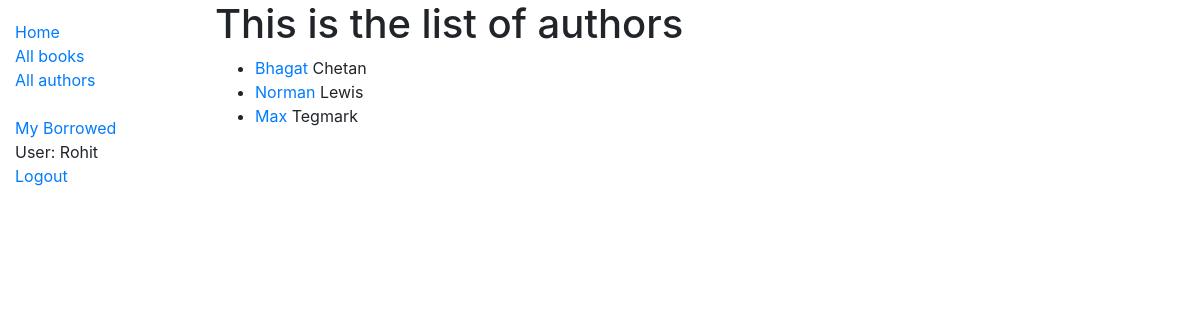
/catalog/authors/ (signed in), run on the app's committed database.
### catalog/models.py (models this page shows, shortened)
class Author(models.Model):
    first_name = models.CharField(max_length=100)
    last_name = models.CharField(max_length=100)
    date_of_birth = models.DateField(null=True, blank=True)
    date_of_death = models.DateField('died', null=True, blank=True)
    class Meta:
        ordering = ['last_name', 'first_name']
    def get_absolute_url(self):
        return reverse('author-detail', args=[str(self.id)])

### catalog/views.py (the view)
# urls.py: path('authors/',views.AuthorListView.as_view(),name='author'),
class AuthorListView(LoginRequiredMixin, generic.ListView):
    model = Author
    template_name = 'author_list.html'

### catalog/templates/author_list.html (shortened to what this page needs)
{% extends "base_generic.html" %}
{% block content %}
    <h1> This is the list of authors </h1>
    {% if author_list %}
        <ul>
            {% for author in author_list %}
            <li>
                <a href="{{author.get_absolute_url}}">{{author.first_name}}</a> {{author.last_name}}
            </li>
            {% endfor %}
        </ul>
    {% else %}
      <p>There are no author available</p>
    {% endif %}
{% endblock%}

### catalog/templates/base_generic.html (shortened to what this page needs)
<!DOCTYPE html>
<html lang="en">
<head>
    <link rel="stylesheet" href="https://stackpath.bootstrapcdn.com/bootstrap/4.1.3/css/bootstrap.min.css">
    {% load static %}
    <link rel="stylesheet" href = "{% static 'style.css' %}">
</head>
<body>
    <div class="container-fluid">
        <div class="row">
          <div class="col-sm-2">
          {% block sidebar %}
            <ul class="sidebar-nav">
              <li><a href="{% url 'index' %}">Home</a></li>
              <li><a href="{% url 'books' %}">All books</a></li>
              <li><a href="{% url 'author' %}">All authors</a></li>
              <br/>
              {% if not perms.catalog.can_mark_returned %}
                <li><a href="{% url 'my-borrowed' %}">My Borrowed</a></li>
              {% endif %}
              {% if user.is_authenticated %}
                <li>User: {{ user.get_username }}</li>
                <li><a href="{% url 'logout'%}?next={{request.path}}">Logout</a></li>
              {% else %}
                <li><a href="{% url 'login'%}?next={{request.path}}">Login</a></li>
              {% endif %}
              <br/>
            </ul>
         {% endblock %}
          </div>
          <div class="col-sm-10 ">{% block content %}{% endblock %}</div>
        </div>
      </div>
</body>
</html>

### catalog/static/style.css (style rules this page uses)
.sidebar-nav { margin-top:20px; padding:0px; list-style:none; }

### data on the page
Author: first_name "Bhagat", last_name "Chetan"
Author: first_name "Norman", last_name "Lewis"
Author: first_name "Max", last_name "Tegmark"

### other printed values
{{ user.get_username }} "Rohit"
